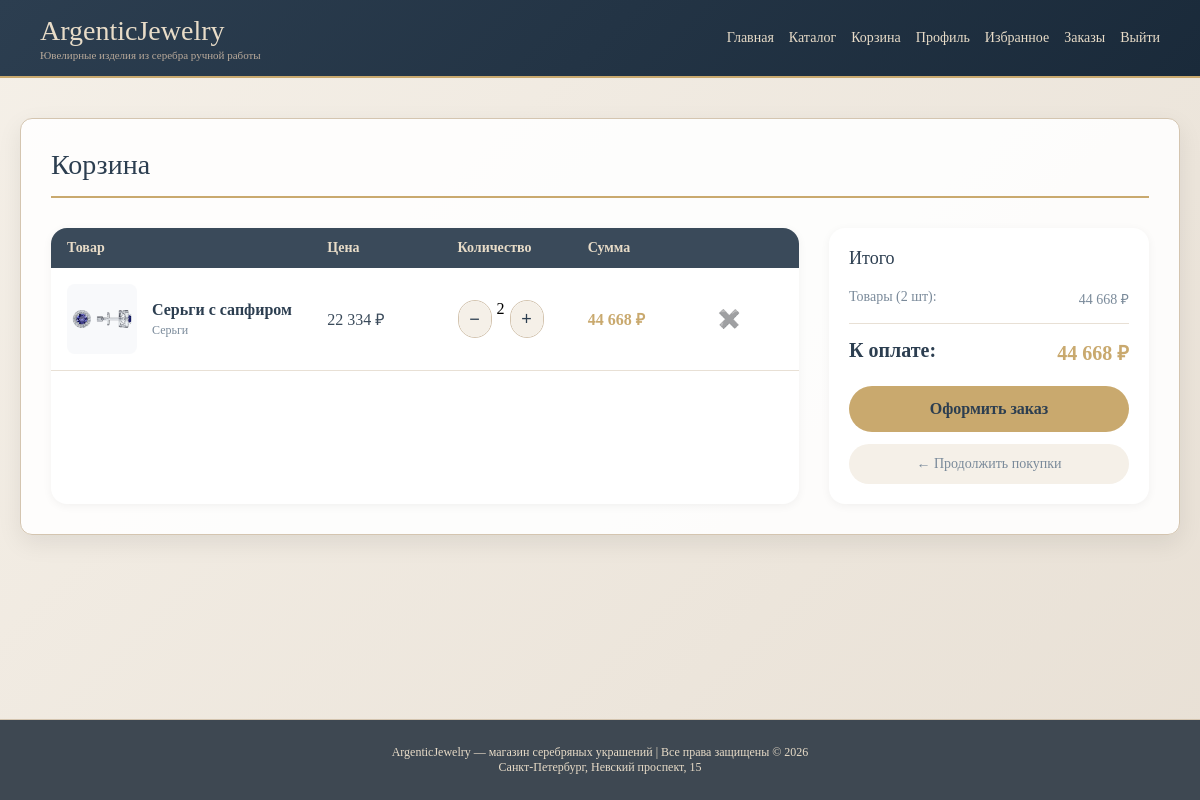
The page /cart/ (signed in) on the database its author committed.
### store/models.py (models this page shows, shortened)
class CartItem(models.Model):
    cart = models.ForeignKey(
        Cart,
        on_delete=models.CASCADE,
        related_name='items',
        verbose_name='Корзина'
    )
    product = models.ForeignKey(
        Product,
        on_delete=models.CASCADE,
        related_name='cart_items',
        verbose_name='Товар'
    )
    quantity = models.PositiveIntegerField(default=1, verbose_name='Количество')
    added_at = models.DateTimeField(auto_now_add=True, verbose_name='Дата добавления')
    class Meta:
        verbose_name = 'Элемент корзины'
        verbose_name_plural = 'Элементы корзины'
        unique_together = ['cart', 'product']
    @property
    def total_price(self):
        if self.product and self.product.price is not None and self.quantity is not None:
            return self.product.price * self.quantity
        return Decimal('0')

class Product(models.Model):
    SILVER_TYPE_CHOICES = [
        ('sterling', 'Стерлинговое серебро (925)'),
        ('fine', 'Чистое серебро (999)'),
        ('argentium', 'Аргентиум серебро'),
        ('mexican', 'Мексиканское серебро'),
        ('oxidized', 'Оксидированное серебро'),
        ('rhodium_plated', 'Серебро с родиевым покрытием'),
        ('black', 'Черненое серебро'),
        ('matte', 'Матовое серебро'),
    ]
    FINENESS_CHOICES = [
        ('800', '800 проба'),
        ('830', '830 проба'),
        ('875', '875 проба'),
        ('900', '900 проба'),
        ('916', '916 проба'),
        ('925', '925 проба'),
        ('960', '960 проба'),
        ('999', '999 проба'),
    ]
    STONE_TYPE_CHOICES = [
        ('diamond', 'Бриллиант'),
        ('ruby', 'Рубин'),
        ('sapphire', 'Сапфир'),
        ('emerald', 'Изумруд'),
        ('topaz', 'Топаз'),
        ('amethyst', 'Аметист'),
        ('garnet', 'Гранат'),
        ('peridot', 'Перидот'),
        ('citrine', 'Цитрин'),
        ('aquamarine', 'Аквамарин'),
        ('tourmaline', 'Турмалин'),
        ('opal', 'Опал'),
        ('pearl', 'Жемчуг'),
        ('cubic_zirconia', 'Фианит'),
        ('moonstone', 'Лунный камень'),
        ('none', 'Нет камней'),
    ]
    name = models.CharField(max_length=200, verbose_name='Название')
    slug = models.SlugField(unique=True, verbose_name='URL идентификатор')
    description = models.TextField(verbose_name='Описание')
    price = models.DecimalField(max_digits=10, decimal_places=2, verbose_name='Цена')
    old_price = models.DecimalField(
        max_digits=10, decimal_places=2, blank=True, null=True,
        verbose_name='Старая цена'
    )
    stock_quantity = models.PositiveIntegerField(default=0, verbose_name='Количество на складе')
    reserved_quantity = models.PositiveIntegerField(default=0, verbose_name='Зарезервировано')
    category = models.ForeignKey(
        Category,
        on_delete=models.CASCADE,
        related_name='products', #задаем имя для всех товаров категории
        verbose_name='Категория'
    )
    image = models.ImageField(
        upload_to=product_image_upload_path,
        blank=True,
        null=True,
        verbose_name='Главное фото',
        help_text='Основное фото товара (обязательно для отображения)'
    )
    image_2 = models.ImageField(
        upload_to=product_image_upload_path,
        blank=True,
        null=True,
        verbose_name='Дополнительное фото 2',
        help_text='Дополнительное фото товара'
    )
    image_3 = models.ImageField(
        upload_to=product_image_upload_path,
        blank=True,
        null=True,
        verbose_name='Дополнительное фото 3'
    )
    image_4 = models.ImageField(
        upload_to=product_image_upload_path,
        blank=True,
        null=True,
        verbose_name='Дополнительное фото 4'
    )
    image_5 = models.ImageField(
        upload_to=product_image_upload_path,
        blank=True,
        null=True,
        verbose_name='Дополнительное фото 5'
    )
    silver_type = models.CharField(
        max_length=30,
        choices=SILVER_TYPE_CHOICES,
        default='sterling',
        verbose_name='Тип серебра'
    )
    fineness = models.CharField(
        max_length=4,
        choices=FINENESS_CHOICES,
        default='925',
        verbose_name='Проба серебра'
    )
    weight = models.DecimalField(
        max_digits=6,
        decimal_places=2,
        verbose_name='Вес изделия (г)'
    )
    size = models.CharField(
        max_length=20,
        blank=True,
        verbose_name='Размер (для колец, браслетов)',
        help_text='Например: 16.5, 17, 18, S, M, L'
    )
    stones = models.BooleanField(default=False, verbose_name='Наличие драгоценных камней')
    stone_type = models.CharField(
        max_length=20,
        choices=STONE_TYPE_CHOICES,
        blank=True,
        verbose_name='Тип камня'
    )
    stone_weight = models.DecimalField(
        max_digits=5,
        decimal_places=2,
        blank=True,
        null=True,
        verbose_name='Вес камней (карат)',
        help_text='Общий вес всех камней в каратах'
    )
    collection = models.CharField(max_length=100, blank=True, verbose_name='Коллекция')
    instruction_file = models.FileField(
        upload_to='instructions/',
        blank=True,
        null=True,
        verbose_name='Инструкция к товару',
        help_text='Загрузите инструкцию'
    )
    external_link = models.URLField(
        blank=True,
        null=True,
        verbose_name='Внешняя ссылка',
        help_text='Ссылка на видеообзор, сайт производителя или дополнительную информацию'
    )
    created_at = models.DateTimeField(auto_now_add=True, verbose_name='Дата создания')
    updated_at = models.DateTimeField(auto_now=True, verbose_name='Дата обновления')
    created_by = models.ForeignKey(
        User,
        on_delete=models.SET_NULL,
        null=True,
        related_name='created_products',
        verbose_name='Создал'
    )
    objects = models.Manager()              # стандартный менеджер (все товары)
    available = AvailableProductManager()  #кастомный менеджер (только в наличии)
    class Meta:
        verbose_name = 'Товар'
        verbose_name_plural = 'Товары'
        ordering = ['-created_at']  # Product сортировка — новые сверху
    @property
    def available_quantity(self):
        return self.stock_quantity - self.reserved_quantity
    def get_absolute_url(self):
        return reverse('store:product_detail', kwargs={ #имя маршрута, параметры которые подставятся в юрл, id товара и slug товара
            'product_id': self.id,
            'slug': self.slug
        })

class Category(models.Model):
    name = models.CharField(max_length=200, verbose_name='Название')
    slug = models.SlugField(unique=True, verbose_name='URL идентификатор')
    description = models.TextField(blank=True, verbose_name='Описание')
    parent = models.ForeignKey(
        'self',
        on_delete=models.CASCADE,
        blank=True,
        null=True,
        related_name='children',
        verbose_name='Родительская категория'
    )
    image = models.ImageField(
        upload_to='categories/',
        blank=True,
        null=True,
        verbose_name='Изображение'
    )
    class Meta:
        verbose_name = 'Категория'
        verbose_name_plural = 'Категории'
        ordering = ['name'] # Category сортировка — по алфавиту

class Cart(models.Model):
    user = models.ForeignKey(
        User,
        on_delete=models.CASCADE,
        blank=True,
        null=True,
        related_name='carts',
        verbose_name='Пользователь'
    )
    session_key = models.CharField(max_length=40, blank=True, verbose_name='Ключ сессии')
    created_at = models.DateTimeField(auto_now_add=True, verbose_name='Дата создания')
    updated_at = models.DateTimeField(auto_now=True, verbose_name='Дата обновления')
    class Meta:
        verbose_name = 'Корзина'
        verbose_name_plural = 'Корзины'
        ordering = ['-updated_at']
    @property
    def total_price(self):
        return sum(item.total_price for item in self.items.all())
    @property
    def total_items(self):
        return sum(item.quantity for item in self.items.all())

### store/views.py (the view)
# urls.py: path('cart/', views.cart_detail, name='cart_detail'),
def cart_detail(request):
    cart = get_cart(request)
    items = cart.items.select_related('product', 'product__category')
    return render(request, 'store/cart.html', {'cart': cart, 'items': items})

### store/templatetags/store_filters.py (called while the page is built)
@register.filter
def rub_format(value):
    try:
        return f"{float(value):,.0f}".replace(',', ' ') + " ₽" #запятая разделитель тысяч, .0ф - без копеек
    except:
        return value

### store/views.py (called while the page is built, shortened)
def get_cart(request):
    if request.user.is_authenticated:
        cart, created = Cart.objects.get_or_create(user=request.user)
    return cart

### store/templates/store/cart.html (shortened to what this page needs)
{% extends 'base.html' %}
{% load store_filters %}
{% block content %}
<div class="cart-page">
    <h1 class="cart-title">Корзина</h1>
    {% if items %}
        <div class="cart-layout">
            <div class="cart-items">
                <div class="cart-header cart-header-desktop">
                    <div>Товар</div>
                    <div>Цена</div>
                    <div>Количество</div>
                    <div>Сумма</div>
                    <div></div>
                </div>
                {% for item in items %}
                    <div class="cart-item">
                        <div class="cart-item-product">
                            {% if item.product.image %}
                                <img src="{{ item.product.image.url }}" alt="{{ item.product.name }}" class="cart-item-image">
                            {% else %}
                                <div class="cart-item-no-image">📷</div>
                            {% endif %}
                            <div class="cart-item-info">
                                <a href="{{ item.product.get_absolute_url }}" class="cart-item-name">{{ item.product.name }}</a>
                                <span class="cart-item-category">{{ item.product.category.name }}</span>
                            </div>
                        </div>
                        <div class="cart-item-price">{{ item.product.price|rub_format }}</div>
                        <div class="cart-item-quantity">
                            <form method="post" action="{% url 'store:update_cart_quantity' item.id %}" class="quantity-form">
                                <button type="submit" class="qty-btn" {% if item.quantity <= 1 %}disabled{% endif %}>−</button>
                            </form>
                            <span class="qty-display">{{ item.quantity }}</span>
                            <form method="post" action="{% url 'store:update_cart_quantity' item.id %}" class="quantity-form">
                                <button type="submit" class="qty-btn" {% if item.quantity >= item.product.available_quantity %}disabled{% endif %}>+</button>
                            </form>
                        </div>
                        <div class="cart-item-total">{{ item.total_price|rub_format }}</div>
                        <div class="cart-item-remove">
                            <a href="{% url 'store:remove_from_cart' item.id %}" class="remove-link" onclick="return confirm('Удалить товар из корзины?')">
                                ✖️
                            </a>
                        </div>
                    </div>
                {% endfor %}
            </div>
            <div class="cart-summary">
                <h3>Итого</h3>
                <div class="summary-row">
                    <span>Товары ({{ cart.total_items }} шт):</span>
                    <span>{{ cart.total_price|rub_format }}</span>
                </div>
                <div class="summary-divider"></div>
                <div class="summary-total">
                    <span>К оплате:</span>
                    <span>{{ cart.total_price|rub_format }}</span>
                </div>
                <a href="{% url 'store:checkout' %}" class="checkout-btn"> Оформить заказ</a>
                <a href="{% url 'store:catalog' %}" class="continue-btn">← Продолжить покупки</a>
            </div>
        </div>
    {% else %}
        <div class="empty-cart">
            <div class="empty-cart-icon">🛒</div>
            <p>Ваша корзина пуста</p>
            <a href="{% url 'store:catalog' %}" class="btn btn-gold">Перейти к покупкам</a>
        </div>
    {% endif %}
</div>
{% endblock %}

### store/templates/base.html (style rules this page uses)
* { margin: 0; padding: 0; box-sizing: border-box; }
body { font-family: 'Georgia', 'Times New Roman', serif; background: linear-gradient(135deg, #f5f0e8 0%, #e8e0d5 100%); min-height: 100vh; display: flex; flex-direction: column; }
h1, h2, h3 { color: #2c3e50; font-weight: normal; }
h1 { font-size: 32px; margin-bottom: 25px; }
h3 { font-size: 20px; margin: 0 0 15px 0; color: #4a5a6a; }
button { background: #3a4a5a; color: #e8dcc8; border: none; padding: 12px 30px; border-radius: 25px; cursor: pointer; font-size: 16px; }

### store/templates/store/cart.html (style rules this page uses)
.cart-page { max-width: 1200px; margin: 0 auto; }
.cart-title { font-size: 28px; color: #2c3e50; margin-bottom: 30px; padding-bottom: 15px; border-bottom: 2px solid #c9a96e; }
.cart-layout { display: grid; grid-template-columns: 1fr 320px; gap: 30px; }
.cart-items { background: white; border-radius: 16px; overflow: hidden; box-shadow: 0 2px 10px rgba(0,0,0,0.05); }
.cart-header { display: grid; grid-template-columns: 2fr 1fr 1fr 1fr 0.5fr; background: #3a4a5a; color: #e8dcc8; padding: 12px 16px; font-weight: 600; font-size: 14px; }
.cart-item { display: grid; grid-template-columns: 2fr 1fr 1fr 1fr 0.5fr; align-items: center; padding: 16px; border-bottom: 1px solid #e8e0d5; transition: background 0.2s; }
.cart-item-product { display: flex; gap: 15px; align-items: center; }
.cart-item-image { width: 70px; height: 70px; object-fit: cover; border-radius: 8px; }
.cart-item-info { display: flex; flex-direction: column; }
.cart-item-name { font-weight: 600; color: #2c3e50; text-decoration: none; margin-bottom: 4px; }
.cart-item-category { font-size: 12px; color: #7a8a9a; }
.cart-item-price { font-weight: 500; color: #3a4a5a; }
.cart-item-quantity { display: flex; gap: 5px; justify-content: flex-start; }
.quantity-form { display: flex; align-items: center; border: 1px solid #d4c5b0; border-radius: 30px; overflow: hidden; background: white; }
.qty-btn { background: #f5f0e8; border: none; width: 32px; height: 36px; font-size: 18px; cursor: pointer; color: #2c3e50; transition: 0.2s; padding: 0; }
.cart-item-total { font-weight: bold; color: #c9a96e; font-size: 16px; }
.remove-link { color: #c0392b; text-decoration: none; font-size: 18px; opacity: 0.6; transition: 0.2s; }
.cart-summary { background: white; border-radius: 16px; padding: 20px; box-shadow: 0 2px 10px rgba(0,0,0,0.05); height: fit-content; position: sticky; top: 20px; }
.cart-summary h3 { margin: 0 0 20px 0; font-size: 18px; color: #2c3e50; }
.summary-row { display: flex; justify-content: space-between; margin-bottom: 12px; color: #7a8a9a; font-size: 14px; }
.summary-divider { height: 1px; background: #e8e0d5; margin: 15px 0; }
.summary-total { display: flex; justify-content: space-between; font-weight: bold; font-size: 20px; color: #2c3e50; margin-bottom: 20px; }
.summary-total span:last-child { color: #c9a96e; }
.checkout-btn { display: block; background: #c9a96e; color: #2c3e50; text-align: center; padding: 14px; border-radius: 30px; text-decoration: none; font-weight: 600; margin-bottom: 12px; transition: 0.2s; }
.continue-btn { display: block; background: #f5f0e8; color: #7a8a9a; text-align: center; padding: 12px; border-radius: 30px; text-decoration: none; font-size: 14px; transition: 0.2s; }

### rows shown on the page
CartItem: product.image (picture), product.name "Серьги с сапфиром", product.category.name "Серьги", product.price|rub_format "22 334 ₽", quantity "2", total_price|rub_format "44 668 ₽"
Cart: total_items "2", total_price|rub_format "44 668 ₽"
